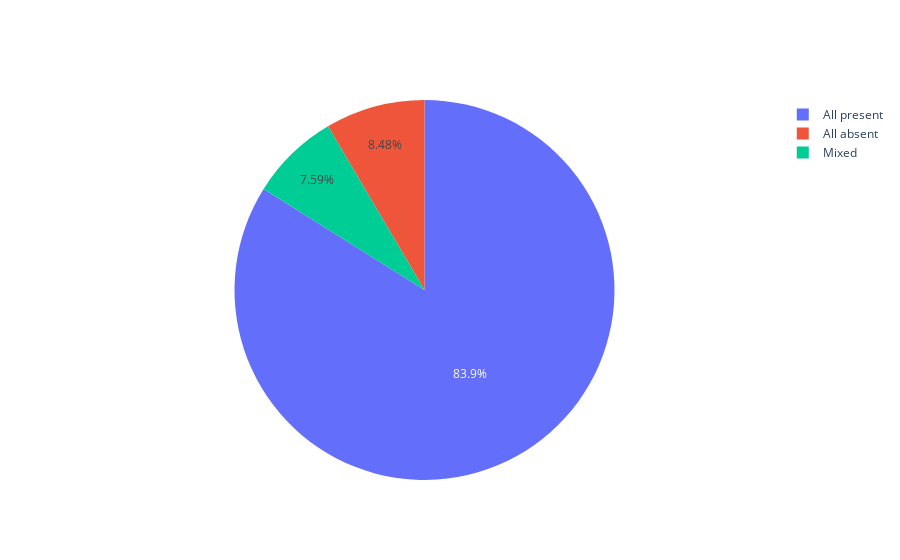

The code cell stored with this chart in its notebook:
### Code cell
coherence_mod_fig = go.Figure(data=[go.Pie(labels=list(categories.keys()), values=list(categories.values()))])


pio.write_image(coherence_mod_fig, './figure/operon_coherence_modified.svg', format='svg')
coherence_mod_fig

### Figure 1 — Plotly figure (JSON) as saved in the notebook; plotly's stock layout.template omitted (floating-point values rounded to 4 significant figures)
{"data": [{"labels": ["All present", "All absent", "Mixed"], "type": "pie", "values": [0.8393, 0.08482, 0.07589]}], "layout": {"autosize": true}}
